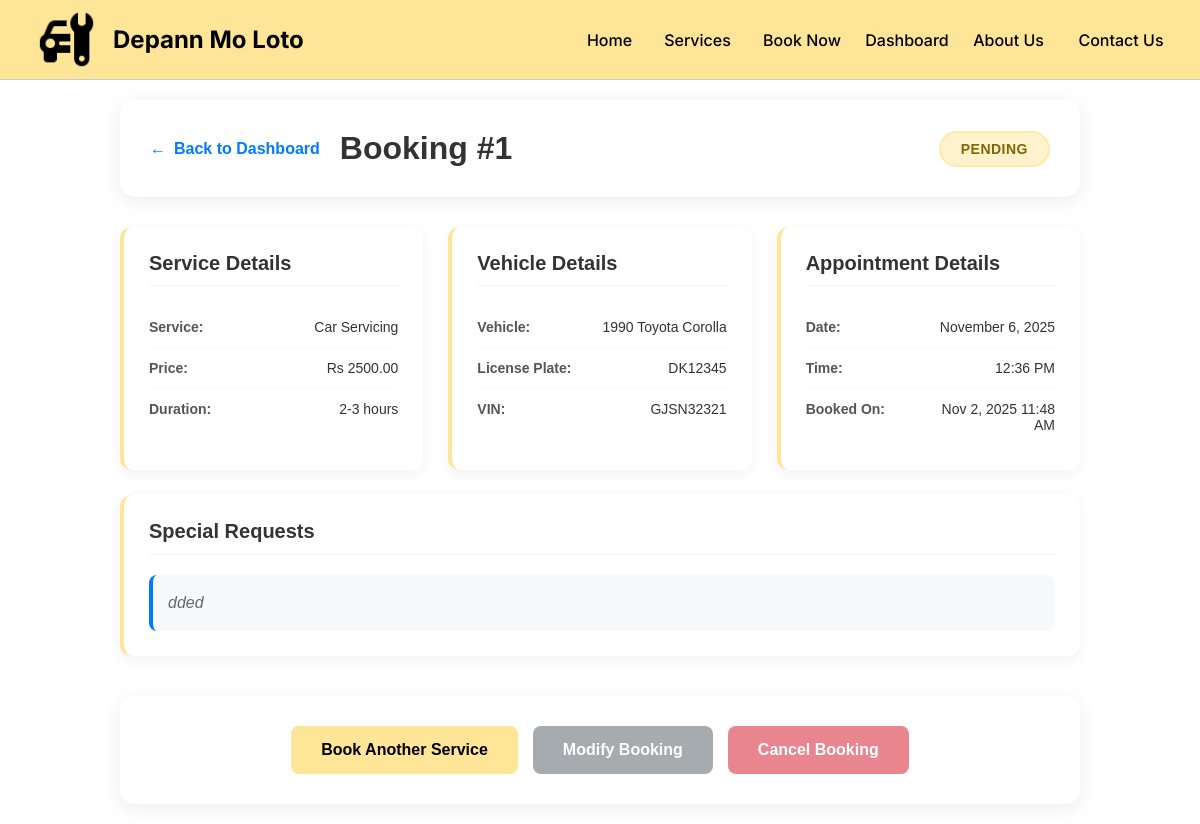
/users/booking/1/ (signed in), run on the app's committed database.
### bookings/models.py (models this page shows, shortened)
class Booking(models.Model):
    STATUS_CHOICES = [
        ('pending', 'Pending'),
        ('confirmed', 'Confirmed'),
        ('in_progress', 'In Progress'),
        ('completed', 'Completed'),
        ('cancelled', 'Cancelled'),
    ]
    user = models.ForeignKey(User, on_delete=models.CASCADE)
    vehicle = models.ForeignKey('Vehicle', on_delete=models.CASCADE)
    service = models.ForeignKey('services.Service', on_delete=models.CASCADE)
    booking_date = models.DateTimeField()
    preferred_time = models.TimeField()
    special_requests = models.TextField(blank=True)
    status = models.CharField(max_length=20, choices=STATUS_CHOICES, default='pending')
    created_at = models.DateTimeField(auto_now_add=True)
    updated_at = models.DateTimeField(auto_now=True)

class Vehicle(models.Model):
    VEHICLE_TYPES = [
        ('car', 'Car'),
        ('suv', 'SUV'),
        ('van', 'Van'),
        ('motorcycle', 'Motorcycle'),
    ]
    user = models.ForeignKey(User, on_delete=models.CASCADE)
    make = models.CharField(max_length=50)
    model = models.CharField(max_length=50)
    year = models.IntegerField()
    license_plate = models.CharField(max_length=20)
    vehicle_type = models.CharField(max_length=20, choices=VEHICLE_TYPES, default='car')
    vin = models.CharField(max_length=17, blank=True)

### services/models.py (models this page shows, shortened)
class Service(models.Model):
    SERVICE_TYPES = [
        ('car_servicing', 'Car Servicing'),
        ('battery_check', 'Battery Check'),
        ('mechanical_repair', 'Mechanical Repair'),
        ('tyre_replacement', 'Tyre Replacement'),
        ('ac_service', 'AC Service'),
        ('preventive_maintenance', 'Preventive Maintenance'),
    ]
    service_type = models.CharField(max_length=50, choices=SERVICE_TYPES, unique=True)
    name = models.CharField(max_length=100)
    description = models.TextField()
    price = models.DecimalField(max_digits=8, decimal_places=2)
    duration = models.CharField(max_length=50)
    is_popular = models.BooleanField(default=False)

### users/views.py (the view)
# urls.py: path('booking/<int:booking_id>/', views.booking_detail, name='booking_detail'),
@login_required
def booking_detail(request, booking_id):
    try:
        booking = Booking.objects.get(id=booking_id, user=request.user)
    except Booking.DoesNotExist:
        messages.error(request, 'Booking not found.')
        return redirect('users:dashboard')
    return render(request, 'users/booking_detail.html', {'booking': booking})

### templates/users/booking_detail.html (shortened to what this page needs)
{% extends 'base.html' %}
{% load static %}
{% block content %}
<div class="booking-detail-container">
    <div class="detail-header">
        <a href="{% url 'users:dashboard' %}" class="back-link">
            <span>←</span> Back to Dashboard
        </a>
        <h1>Booking #{{ booking.id }}</h1>
        <div class="booking-status {{ booking.status }}">
            {{ booking.get_status_display }}
        </div>
    </div>
    <div class="detail-grid">
        <div class="detail-card">
            <h3>Service Details</h3>
            <div class="detail-item">
                <span class="label">Service:</span>
                <span class="value">{{ booking.service.name }}</span>
            </div>
            <div class="detail-item">
                <span class="label">Price:</span>
                <span class="value">Rs {{ booking.service.price }}</span>
            </div>
            {% if booking.service.duration %}
            <div class="detail-item">
                <span class="label">Duration:</span>
                <span class="value">{{ booking.service.duration }}</span>
            </div>
            {% endif %}
        </div>
        <div class="detail-card">
            <h3>Vehicle Details</h3>
            <div class="detail-item">
                <span class="label">Vehicle:</span>
                <span class="value">{{ booking.vehicle.year }} {{ booking.vehicle.make }} {{ booking.vehicle.model }}</span>
            </div>
            <div class="detail-item">
                <span class="label">License Plate:</span>
                <span class="value">{{ booking.vehicle.license_plate }}</span>
            </div>
            <div class="detail-item">
                <span class="label">VIN:</span>
                <span class="value">{{ booking.vehicle.vin|default:"Not provided" }}</span>
            </div>
        </div>
        <div class="detail-card">
            <h3>Appointment Details</h3>
            <div class="detail-item">
                <span class="label">Date:</span>
                <span class="value">{{ booking.booking_date|date:"F j, Y" }}</span>
            </div>
            <div class="detail-item">
                <span class="label">Time:</span>
                <span class="value">{{ booking.preferred_time|time:"g:i A" }}</span>
            </div>
            <div class="detail-item">
                <span class="label">Booked On:</span>
                <span class="value">{{ booking.created_at|date:"M j, Y g:i A" }}</span>
            </div>
        </div>
        {% if booking.special_requests %}
        <div class="detail-card full-width">
            <h3>Special Requests</h3>
            <p>{{ booking.special_requests }}</p>
        </div>
        {% endif %}
    </div>
    <div class="detail-actions">
        <a href="{% url 'bookings:booking_start' %}" class="btn-primary">Book Another Service</a>
        <button class="btn-secondary" disabled>Modify Booking</button>
        <button class="btn-danger" disabled>Cancel Booking</button>
    </div>
</div>
{% endblock %}

### static/css/style.css (style rules this page uses)
* { margin: 0; padding: 0; box-sizing: border-box; }
body { font-family: 'Inter', sans-serif; background-color: #ffffff; }

### templates/users/booking_detail.html (style rules this page uses)
.booking-detail-container { max-width: 1000px; margin: 0 auto; padding: 20px; font-family: Arial, sans-serif; }
.detail-header { background: white; padding: 30px; border-radius: 15px; box-shadow: 0 4px 20px rgba(0,0,0,0.08); margin-bottom: 30px; display: flex; justify-content: space-between; align-items: center; flex-wrap: wrap; gap: 20px; }
.back-link { color: #007bff; text-decoration: none; font-weight: 600; font-size: 16px; transition: all 0.3s ease; display: flex; align-items: center; gap: 8px; }
.detail-header h1 { color: #333; font-size: 32px; font-weight: bold; margin: 0; flex: 1; }
.booking-status { display: inline-block; padding: 8px 20px; border-radius: 20px; font-size: 14px; font-weight: 600; text-transform: uppercase; letter-spacing: 0.5px; }
.booking-status.pending { background: #fff3cd; color: #856404; border: 2px solid #ffeaa7; }
.detail-grid { display: grid; grid-template-columns: repeat(auto-fit, minmax(300px, 1fr)); gap: 25px; margin-bottom: 40px; }
.detail-card { background: white; padding: 25px; border-radius: 12px; box-shadow: 0 4px 15px rgba(0,0,0,0.06); border-left: 4px solid #FFE597; }
.detail-card.full-width { grid-column: 1 / -1; }
.detail-card h3 { color: #333; margin-bottom: 20px; font-size: 20px; font-weight: bold; border-bottom: 2px solid #f8f9fa; padding-bottom: 10px; }
.detail-item { display: flex; justify-content: space-between; align-items: flex-start; padding: 12px 0; border-bottom: 1px solid #f8f9fa; }
.detail-item:last-child { border-bottom: none; }
.detail-item .label { font-weight: 600; color: #555; font-size: 14px; flex: 1; }
.detail-item .value { color: #333; font-weight: 500; font-size: 14px; flex: 1; text-align: right; }
.detail-card.full-width p { color: #666; line-height: 1.6; margin: 0; padding: 15px; background: #f8f9fa; border-radius: 8px; border-left: 4px solid #007bff; font-style: italic; }
.detail-actions { display: flex; justify-content: center; gap: 15px; padding: 30px; background: white; border-radius: 15px; box-shadow: 0 4px 20px rgba(0,0,0,0.08); flex-wrap: wrap; }
.btn-primary { padding: 15px 30px; background: #FFE597; color: rgb(0, 0, 0); text-decoration: none; border-radius: 8px; font-size: 16px; font-weight: bold; transition: all 0.3s ease; border: none; cursor: pointer; display: inline-block; text-align: center; min-width: 180px; }
.btn-secondary { padding: 15px 30px; background: #6c757d; color: white; text-decoration: none; border-radius: 8px; font-size: 16px; font-weight: 600; transition: all 0.3s ease; border: none; cursor: not-allowed; display: inline-block; text-align: center; min-width: 180px; opacity: 0.6; }
.btn-danger { padding: 15px 30px; background: #dc3545; color: white; text-decoration: none; border-radius: 8px; font-size: 16px; font-weight: 600; transition: all 0.3s ease; border: none; cursor: not-allowed; display: inline-block; text-align: center; min-width: 180px; opacity: 0.6; }
.detail-header { animation: fadeInUp 0.6s ease-out; }
.detail-card { animation: fadeInUp 0.6s ease-out 0.2s both; }
.detail-card:nth-child(1) { animation-delay: 0.3s; }
.detail-card:nth-child(2) { animation-delay: 0.4s; }
.detail-card:nth-child(3) { animation-delay: 0.5s; }
.detail-card.full-width { animation-delay: 0.6s; }
.detail-actions { animation: fadeInUp 0.6s ease-out 0.7s both; }
.booking-status { position: relative; overflow: hidden; }
.booking-status::before { content: ''; position: absolute; top: 0; left: -100%; width: 100%; height: 100%; background: linear-gradient(90deg, transparent, rgba(255,255,255,0.4), transparent); transition: left 0.5s ease; }

### data on the page
Booking: id "1", status "PENDING", service.name "Car Servicing", service.price "2500.00", service.duration "2-3 hours", vehicle.year "1990", vehicle.make "Toyota", vehicle.model "Corolla", vehicle.license_plate "DK12345", vehicle.vin "GJSN32321", booking_date "November 6, 2025", preferred_time "12:36 PM", created_at "Nov 2, 2025 11:48 AM", special_requests "dded"
